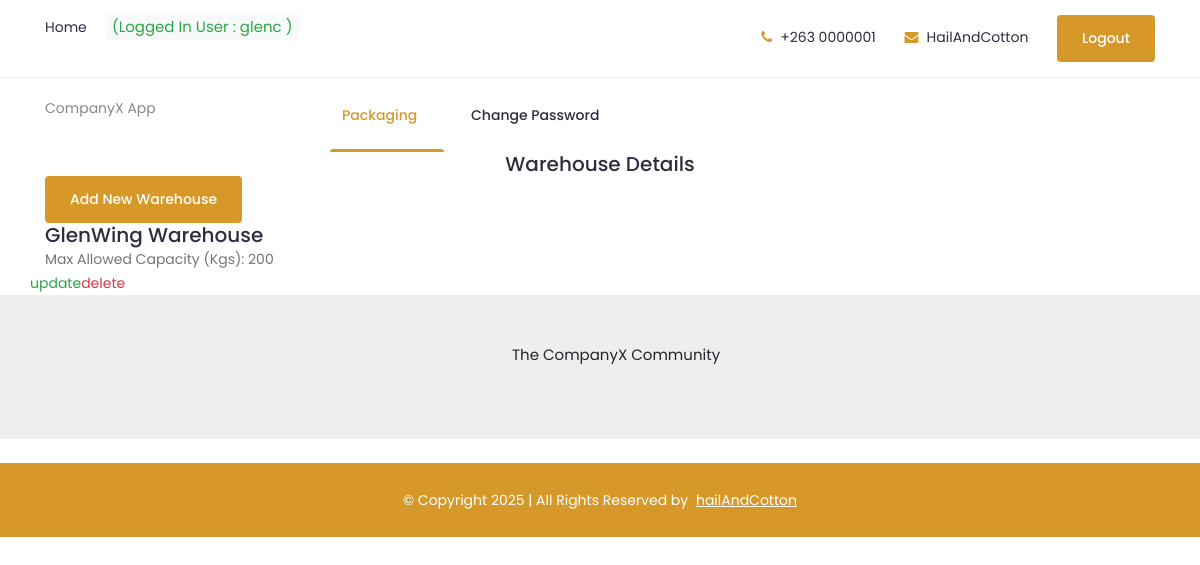
The page /packaging/warehouse-detail/1/ (signed in) on the database its author committed.
### user/models.py (models this page shows)
class User(AbstractUser):
    title = models.CharField(max_length=5,choices=TITLES)
    date_of_birth = models.DateField()
    nationality = models.CharField(max_length=40)
    other_names = models.CharField(max_length=140,null=True, blank=True)
    gender = models.CharField(max_length=10,choices=GENDER)
    is_branch_manager = models.BooleanField(default=False)
    is_system_operator = models.BooleanField(default=False)
    created_at = models.DateTimeField(auto_now_add=True)
    updated_at = models.DateTimeField(auto_now=True)
    def __str__(self):
        return self.username

### packaging/models.py (models this page shows, shortened)
class Warehouse(models.Model):
    name = models.CharField(max_length=100)
    max_allowed_capacity_in_kgs = models.PositiveIntegerField(default=0)

### packaging/views/warehouse_view.py (the view)
# urls.py: path('warehouse-detail/<int:pk>/', WareHouseDetailView.as_view(), name='warehouse_detail'),
class WareHouseDetailView(generic.DetailView):
    template_name = 'packaging/ware_house_detail.html'
    context_object_name = 'warehouse'
    def get_queryset(self):
        return Warehouse.objects.filter(pk=self.kwargs['pk'])

### packaging/templates/packaging/ware_house_detail.html
{%  extends 'base.html' %}
{%  block content %}
<div class="container text-center">
    <h5>Warehouse Details</h5>
</div>
<div class="container">
    <a class="btn btn-sm text-white" href="{% url 'packaging-service:warehouse_create' %}">Add New  Warehouse</a>
    <h5>{{ warehouse.name }} Warehouse</h5>
    <p>Max Allowed Capacity (Kgs): {{ warehouse.max_allowed_capacity_in_kgs }}</p>
    <div class="row">
        <a class="text-success" href="{% url 'packaging-service:warehouse_update' warehouse.pk %}">update</a>
        <a class="text-danger" href="{% url 'packaging-service:warehouse_delete' warehouse.pk %}">delete</a>
    </div>
</div>
{%  endblock %}

### templates/topbar.html (shortened to what this page needs)
	<div class="topbar">
		<div class="container">
			<div class="row">
				<div class="col-lg-6 col-md-5 col-12">
					<ul class="top-link">
						<li><a href="{% url 'landing_page' %}">Home</a></li>
						{% if request.user.is_authenticated %}
							<li><code class="text-success">(Logged In User : {{request.user}} )</code></li>
						{% endif %}
					</ul>
				</div>
				<div class="col-lg-6 col-md-7 col-12">
					<ul class="top-contact">
						<li><i class="fa fa-phone"></i>+263 0000001</li>
						<li><i class="fa fa-envelope"></i><a href="https://hailcotton.com">HailAndCotton</a></li>
                        <li>
                            {%  if request.user.is_authenticated %}
                             <form method="post" action="{% url 'logout' %}">
                                <button class="btn" type="submit">logout</button>
                            </form>
                            {%  endif %}
                        </li>
					</ul>
				</div>
			</div>
		</div>
	</div>

### static/css/style.css (style rules this page uses)
body { font-family: 'Poppins', sans-serif; font-weight: 400; font-size:14px; color:#888; }
.header .topbar { background-color:#fff; border-bottom:1px solid #eee; }
.header .topbar { padding:15px 0; }
.header .top-link { float:left; }
.header .top-link li { display:inline-block; margin-right:15px; }
.header .top-link li:last-child { margin-right:0px; }
.header .top-link li a { color:#2C2D3F; font-size:14px; font-weight:400; }
.header .top-contact { float:right; }
.header .top-contact li { display:inline-block; margin-right:25px; color:#2C2D3F; }
.header .top-contact li:last-child { margin-right:0; }
.header .top-contact li a { font-size:14px; }
.header .top-contact li i { color:#d69929; margin-right:8px; }

### rows shown on the page
User: user "glenc"
Warehouse: name "GlenWing", max_allowed_capacity_in_kgs "200"
